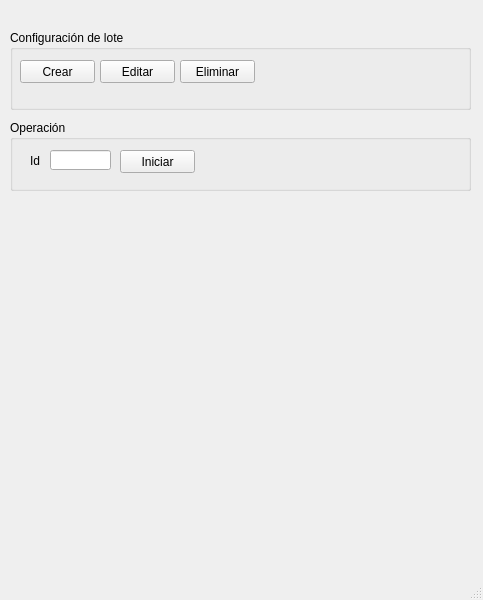
<?xml version="1.0" encoding="UTF-8"?>
<ui version="4.0">
 <class>MainWindow</class>
 <widget class="QMainWindow" name="MainWindow">
  <property name="geometry">
   <rect>
    <x>0</x>
    <y>0</y>
    <width>483</width>
    <height>600</height>
   </rect>
  </property>
  <property name="windowTitle">
   <string>Parking manager</string>
  </property>
  <widget class="QWidget" name="centralwidget">
   <widget class="QGroupBox" name="cfg_group">
    <property name="geometry">
     <rect>
      <x>10</x>
      <y>30</y>
      <width>461</width>
      <height>80</height>
     </rect>
    </property>
    <property name="title">
     <string>Configuración de lote</string>
    </property>
    <widget class="QPushButton" name="cfg_btn_create">
     <property name="geometry">
      <rect>
       <x>10</x>
       <y>30</y>
       <width>75</width>
       <height>23</height>
      </rect>
     </property>
     <property name="text">
      <string>Crear</string>
     </property>
    </widget>
    <widget class="QPushButton" name="cfg_btn_edit">
     <property name="geometry">
      <rect>
       <x>90</x>
       <y>30</y>
       <width>75</width>
       <height>23</height>
      </rect>
     </property>
     <property name="text">
      <string>Editar</string>
     </property>
    </widget>
    <widget class="QPushButton" name="cfg_btn_delete">
     <property name="geometry">
      <rect>
       <x>170</x>
       <y>30</y>
       <width>75</width>
       <height>23</height>
      </rect>
     </property>
     <property name="text">
      <string>Eliminar</string>
     </property>
    </widget>
   </widget>
   <widget class="QGroupBox" name="op_group">
    <property name="geometry">
     <rect>
      <x>10</x>
      <y>120</y>
      <width>461</width>
      <height>71</height>
     </rect>
    </property>
    <property name="title">
     <string>Operación</string>
    </property>
    <widget class="QPushButton" name="op_btn_start">
     <property name="geometry">
      <rect>
       <x>110</x>
       <y>30</y>
       <width>75</width>
       <height>23</height>
      </rect>
     </property>
     <property name="text">
      <string>Iniciar</string>
     </property>
    </widget>
    <widget class="QLineEdit" name="op_txb_id">
     <property name="geometry">
      <rect>
       <x>40</x>
       <y>30</y>
       <width>61</width>
       <height>20</height>
      </rect>
     </property>
    </widget>
    <widget class="QLabel" name="op_lbl_id">
     <property name="geometry">
      <rect>
       <x>20</x>
       <y>30</y>
       <width>16</width>
       <height>21</height>
      </rect>
     </property>
     <property name="text">
      <string>Id</string>
     </property>
    </widget>
   </widget>
  </widget>
  <widget class="QStatusBar" name="statusbar"/>
 </widget>
 <resources/>
 <connections/>
</ui>
